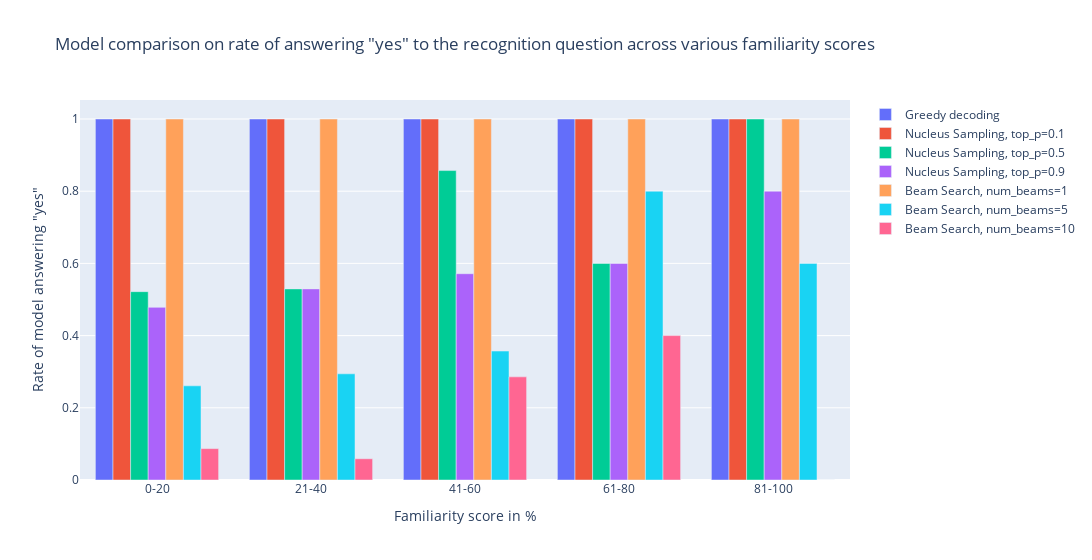

Here is the notebook cell this chart was saved with:
### Code cell
num_bins = 5
category_bins_familiarity = pd.cut(data['familiarity score'], bins=num_bins)

data_plot = data.copy()

data['category bin familiarity'] = category_bins_familiarity.astype(str)

data['greedy bool count'] = data_plot["BLIP-2, greedy, bool"].str.lower().str.count(r'\byes\b')
data['nucleus top_p=0.1 bool count'] = data_plot["BLIP-2, nucleus, top_p=0.1, bool"].str.lower().str.count(r'\byes\b')
data['nucleus top_p=0.5 bool count'] = data_plot["BLIP-2, nucleus, top_p=0.5, bool"].str.lower().str.count(r'\byes\b')
data['nucleus top_p=0.9 bool count'] = data_plot["BLIP-2, nucleus, top_p=0.9, bool"].str.lower().str.count(r'\byes\b')
data['beam num_beams=1 bool count'] = data_plot["BLIP-2, beam, num_beams=1, bool"].str.lower().str.count(r'\byes\b')
data['beam num_beams=5 bool count'] = data_plot["BLIP-2, beam, num_beams=5, bool"].str.lower().str.count(r'\byes\b')
data['beam num_beams=10 bool count'] = data_plot["BLIP-2, beam, num_beams=10, bool"].str.lower().str.count(r'\byes\b')

f_greedy = data.groupby('category bin familiarity')[
    'greedy bool count'].mean()

f_beam = data.groupby('category bin familiarity')[
    'beam num_beams=1 bool count'].mean()
f_nucleus = data.groupby('category bin familiarity')[
    'nucleus top_p=0.1 bool count'].mean()

f_nucleus2 = data.groupby('category bin familiarity')[
    'nucleus top_p=0.5 bool count'].mean()

f_nucleus3 = data.groupby('category bin familiarity')[
    'nucleus top_p=0.9 bool count'].mean()
f_beam2 = data.groupby('category bin familiarity')[
    'beam num_beams=5 bool count'].mean()
f_beam3 = data.groupby('category bin familiarity')[
    'beam num_beams=10 bool count'].mean()



fig = go.Figure()
# data=[go.Bar(x=bin_percentages.index.astype(str), y=bin_percentages)])

fig.add_trace(go.Bar(x=f_greedy.index.astype(
    str), y=f_greedy, name='Greedy decoding'))

fig.add_trace(go.Bar(x=f_nucleus.index.astype(
    str), y=f_nucleus, name='Nucleus Sampling, top_p=0.1'))
fig.add_trace(go.Bar(x=f_nucleus2.index.astype(
    str), y=f_nucleus2, name='Nucleus Sampling, top_p=0.5'))
fig.add_trace(go.Bar(x=f_nucleus3.index.astype(
    str), y=f_nucleus3, name='Nucleus Sampling, top_p=0.9'))

fig.add_trace(go.Bar(x=f_beam.index.astype(str),
              y=f_beam, name='Beam Search, num_beams=1'))



fig.add_trace(go.Bar(x=f_beam2.index.astype(str),
              y=f_beam2, name='Beam Search, num_beams=5'))



fig.add_trace(go.Bar(x=f_beam3.index.astype(str),
              y=f_beam3, name='Beam Search, num_beams=10'))

fig.update_layout(width=1200, title='Model comparison on rate of answering "yes" to the recognition question across various familiarity scores',
                  xaxis_title='Bins', yaxis_title='Rate of model answering "yes"', xaxis=dict(title='Familiarity score in %', tickmode='array',
                tickvals=[
                0, 1, 2, 3, 4],
                ticktext=['0-20', '21-40', '41-60', '61-80', '81-100']))
fig.show()

# fig.show()

# # Save the plot as JSON
# fig_json = fig.to_json()
# with open('familiarity.json', 'w') as file:
#     file.write(fig_json)

### Figure 1 — Plotly figure (JSON) as saved in the notebook; plotly's stock layout.template omitted (floating-point values rounded to 4 significant figures)
{"data": [{"name": "Greedy decoding", "type": "bar", "x": ["(18.6, 34.2]", "(2.922, 18.6]", "(34.2, 49.8]", "(49.8, 65.4]", "(65.4, 81.0]"], "y": [1, 1, 1, 1, 1]}, {"name": "Nucleus Sampling, top_p=0.1", "type": "bar", "x": ["(18.6, 34.2]", "(2.922, 18.6]", "(34.2, 49.8]", "(49.8, 65.4]", "(65.4, 81.0]"], "y": [1, 1, 1, 1, 1]}, {"name": "Nucleus Sampling, top_p=0.5", "type": "bar", "x": ["(18.6, 34.2]", "(2.922, 18.6]", "(34.2, 49.8]", "(49.8, 65.4]", "(65.4, 81.0]"], "y": [0.5217, 0.5294, 0.8571, 0.6, 1]}, {"name": "Nucleus Sampling, top_p=0.9", "type": "bar", "x": ["(18.6, 34.2]", "(2.922, 18.6]", "(34.2, 49.8]", "(49.8, 65.4]", "(65.4, 81.0]"], "y": [0.4783, 0.5294, 0.5714, 0.6, 0.8]}, {"name": "Beam Search, num_beams=1", "type": "bar", "x": ["(18.6, 34.2]", "(2.922, 18.6]", "(34.2, 49.8]", "(49.8, 65.4]", "(65.4, 81.0]"], "y": [1, 1, 1, 1, 1]}, {"name": "Beam Search, num_beams=5", "type": "bar", "x": ["(18.6, 34.2]", "(2.922, 18.6]", "(34.2, 49.8]", "(49.8, 65.4]", "(65.4, 81.0]"], "y": [0.2609, 0.2941, 0.3571, 0.8, 0.6]}, {"name": "Beam Search, num_beams=10", "type": "bar", "x": ["(18.6, 34.2]", "(2.922, 18.6]", "(34.2, 49.8]", "(49.8, 65.4]", "(65.4, 81.0]"], "y": [0.08696, 0.05882, 0.2857, 0.4, 0]}], "layout": {"title": {"text": "Model comparison on rate of answering \"yes\" to the recognition question across various familiarity scores"}, "width": 1200, "xaxis": {"tickmode": "array", "ticktext": ["0-20", "21-40", "41-60", "61-80", "81-100"], "tickvals": [0, 1, 2, 3, 4], "title": {"text": "Familiarity score in %"}}, "yaxis": {"title": {"text": "Rate of model answering \"yes\""}}}}
